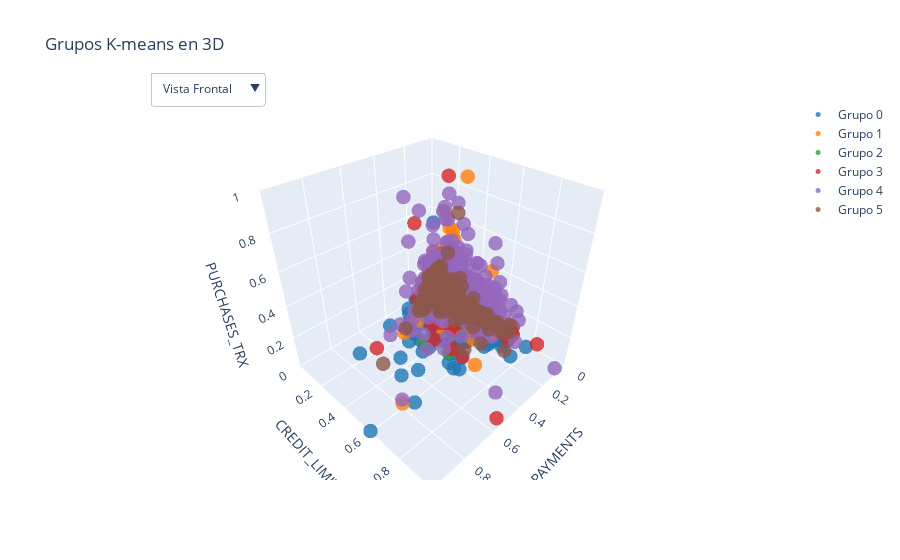

The code cell stored with this chart in its notebook:
### Code cell
import plotly.graph_objects as go

# Seleccionar las 3 variables más relevantes (por ejemplo, "income", "age", "credit_score")
X_3D = data_pro[['PAYMENTS', 'CREDIT_LIMIT', 'PURCHASES_TRX','CASH_ADVANCE']].values

fig = go.Figure()

for i in np.unique(label_kmeans):
    fig.add_trace(
        go.Scatter3d(
            x=X_3D[label_kmeans==i, 0], 
            y=X_3D[label_kmeans==i, 1],
            z=X_3D[label_kmeans==i, 2],
            mode='markers',
            marker=dict(
                size=5,
                color=plt.rcParams['axes.prop_cycle'].by_key()['color'][i],
                opacity=0.8
            ),
            name=f'Grupo {i}'
        )
    )

fig.update_layout(
    scene=dict(
        xaxis_title='PAYMENTS',
        yaxis_title='CREDIT_LIMIT',
        zaxis_title='PURCHASES_TRX',
        xaxis=dict(range=[min(X_3D[:, 0]), max(X_3D[:, 0])]),
        yaxis=dict(range=[min(X_3D[:, 1]), max(X_3D[:, 1])]),
        zaxis=dict(range=[min(X_3D[:, 2]), max(X_3D[:, 2])]),
    ),
    title="Grupos K-means en 3D",
    updatemenus=[
        dict(
            buttons=list([
                dict(
                    args=['scene.camera.eye', [1.25, 1.25, 1.25]],
                    label='Vista Frontal',
                    method='update'
                ),
                dict(
                    args=['scene.camera.eye', [1.25, 1.25, -1.25]],
                    label='Vista Trasera',
                    method='update'
                ),
                dict(
                    args=['scene.camera.eye', [-1.25, 1.25, 1.25]],
                    label='Vista Lateral',
                    method='update'
                ),
                dict(
                    args=['scene.camera.eye', [1.25, -1.25, 1.25]],
                    label='Vista Lateral',
                    method='update'
                ),
            ]),
            direction='down',
            pad={"r": 10, "t": 10},
            showactive=True,
            x=0.1,
            xanchor='left',
            y=1.1,
            yanchor='top'
        ),
    ]
)

fig.show()

### Figure 1 — Plotly figure (JSON) as saved in the notebook; plotly's stock layout.template omitted (floating-point values rounded to 4 significant figures; data arrays with more than 128 entries replaced by an {"elided": "..."} marker saying what was removed)
{"data": [{"marker": {"color": "#1f77b4", "opacity": 0.8, "size": 5}, "mode": "markers", "name": "Grupo 0", "type": "scatter3d", "x": {"elided": "4082 float values"}, "y": {"elided": "4082 float values"}, "z": {"elided": "4082 float values"}}, {"marker": {"color": "#ff7f0e", "opacity": 0.8, "size": 5}, "mode": "markers", "name": "Grupo 1", "type": "scatter3d", "x": {"elided": "1898 float values"}, "y": {"elided": "1898 float values"}, "z": {"elided": "1898 float values"}}, {"marker": {"color": "#2ca02c", "opacity": 0.8, "size": 5}, "mode": "markers", "name": "Grupo 2", "type": "scatter3d", "x": {"elided": "612 float values"}, "y": {"elided": "612 float values"}, "z": {"elided": "612 float values"}}, {"marker": {"color": "#d62728", "opacity": 0.8, "size": 5}, "mode": "markers", "name": "Grupo 3", "type": "scatter3d", "x": {"elided": "783 float values"}, "y": {"elided": "783 float values"}, "z": {"elided": "783 float values"}}, {"marker": {"color": "#9467bd", "opacity": 0.8, "size": 5}, "mode": "markers", "name": "Grupo 4", "type": "scatter3d", "x": {"elided": "708 float values"}, "y": {"elided": "708 float values"}, "z": {"elided": "708 float values"}}, {"marker": {"color": "#8c564b", "opacity": 0.8, "size": 5}, "mode": "markers", "name": "Grupo 5", "type": "scatter3d", "x": {"elided": "867 float values"}, "y": {"elided": "867 float values"}, "z": {"elided": "867 float values"}}], "layout": {"scene": {"xaxis": {"range": [0, 1.0], "title": {"text": "PAYMENTS"}}, "yaxis": {"range": [0, 1], "title": {"text": "CREDIT_LIMIT"}}, "zaxis": {"range": [0, 1], "title": {"text": "PURCHASES_TRX"}}}, "title": {"text": "Grupos K-means en 3D"}, "updatemenus": [{"buttons": [{"args": ["scene.camera.eye", [1.25, 1.25, 1.25]], "label": "Vista Frontal", "method": "update"}, {"args": ["scene.camera.eye", [1.25, 1.25, -1.25]], "label": "Vista Trasera", "method": "update"}, {"args": ["scene.camera.eye", [-1.25, 1.25, 1.25]], "label": "Vista Lateral", "method": "update"}, {"args": ["scene.camera.eye", [1.25, -1.25, 1.25]], "label": "Vista Lateral", "method": "update"}], "direction": "down", "pad": {"r": 10, "t": 10}, "showactive": true, "x": 0.1, "xanchor": "left", "y": 1.1, "yanchor": "top"}]}}
